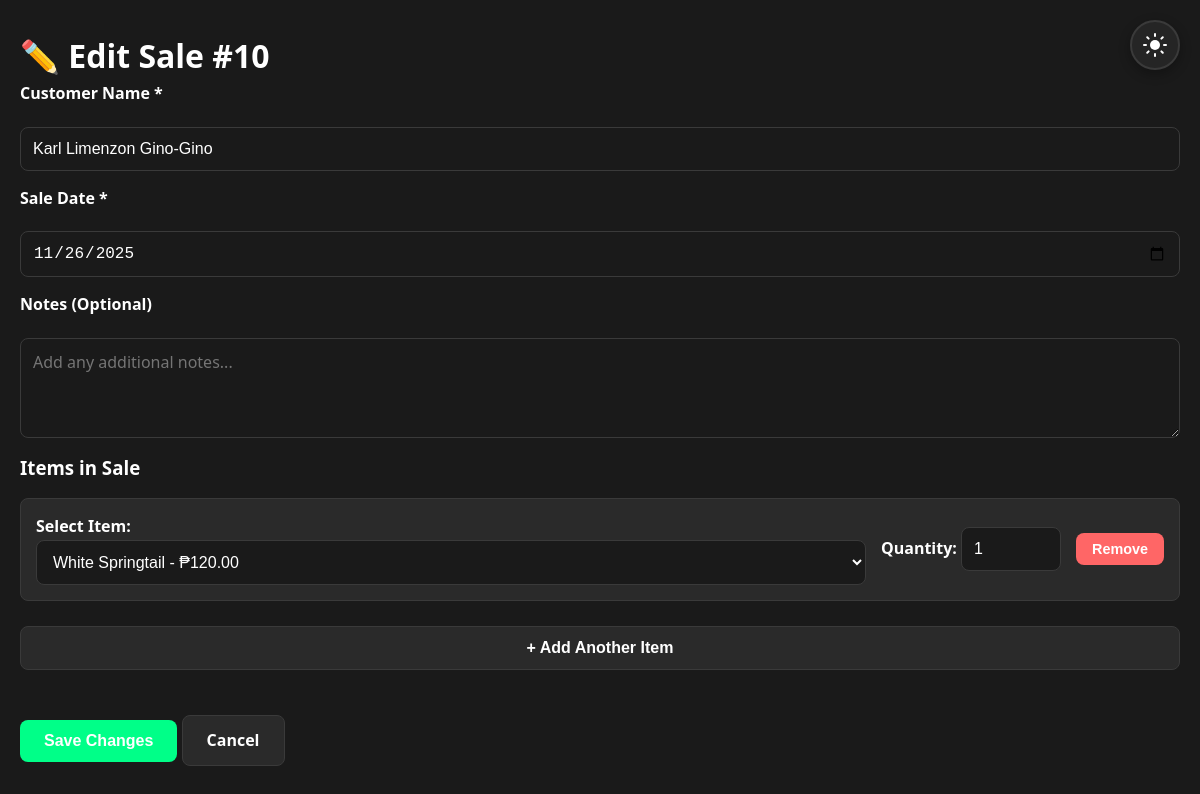
The page /sales/edit/10 on the database its author committed.
### tables this page shows
CREATE TABLE sales (
                    id INTEGER PRIMARY KEY AUTOINCREMENT,
                    customer_name TEXT NOT NULL,
                    date TEXT NOT NULL,
                    total REAL NOT NULL,
                    notes TEXT,
                    created_at TEXT DEFAULT CURRENT_TIMESTAMP
                );

CREATE TABLE sale_items (
                    id INTEGER PRIMARY KEY AUTOINCREMENT,
                    sale_id INTEGER,
                    item_name TEXT,
                    quantity INTEGER,
                    price REAL,
                    subtotal REAL,
                    FOREIGN KEY (sale_id) REFERENCES sales(id) ON DELETE CASCADE
                );

CREATE TABLE items (
                    id INTEGER PRIMARY KEY AUTOINCREMENT,
                    name TEXT NOT NULL UNIQUE,
                    price REAL NOT NULL,
                    active INTEGER DEFAULT 1
                );

### app.py (the view, shortened to what this page needs)
@app.route('/sales/edit/<int:sale_id>', methods=['GET', 'POST'])
def edit_sale(sale_id):
    conn = get_db()
    c = conn.cursor()
    c.execute("SELECT * FROM sales WHERE id=?", (sale_id,))
    sale = c.fetchone()
    if not sale:
        conn.close()
        return "Sale not found", 404
    c.execute("SELECT * FROM sale_items WHERE sale_id=?", (sale_id,))
    sale_items = [dict(row) for row in c.fetchall()]
    items = get_active_items()
    items_json = json.dumps(items)
    conn.close()
    return render_template('edit_sale.html',
                         sale=sale,
                         sale_items=sale_items,
                         items=items,
                         items_json=items_json)

### app.py (called while the page is built)
def get_db():
    conn = sqlite3.connect('sales.db')
    conn.row_factory = sqlite3.Row
    return conn

def get_active_items():
    conn = get_db()
    c = conn.cursor()
    c.execute("SELECT * FROM items WHERE active=1 ORDER BY name")
    items = [dict(row) for row in c.fetchall()]
    conn.close()
    return items

### templates/edit_sale.html (shortened to what this page needs)
<!DOCTYPE html>
<html lang="en">
<head>
    <link rel="stylesheet" href="{{ url_for('static', filename='style.css') }}">
</head>
<body>
    <button class="theme-toggle" onclick="toggleTheme()" aria-label="Toggle theme">
    </button>
    <div class="container">
        <h1>✏️ Edit Sale #{{ sale.id }}</h1>
        <form method="POST" action="{{ url_for('edit_sale', sale_id=sale.id) }}" id="editSaleForm">
            <label for="customer_name">Customer Name *</label>
            <input type="text" id="customer_name" name="customer_name" value="{{ sale.customer_name }}" required>
            <label for="date">Sale Date *</label>
            <input type="date" id="date" name="date" value="{{ sale.date }}" required>
            <label for="notes">Notes (Optional)</label>
            <textarea id="notes" name="notes" placeholder="Add any additional notes...">{{ sale.notes or '' }}</textarea>
            <h3>Items in Sale</h3>
            <div id="items-container">
                {% for item in sale_items %}
                <div class="item-row">
                    <div style="flex: 1;">
                        <label style="margin-bottom: 5px;">Select Item:</label>
                        <select name="item_id" required style="width: 100%; margin: 0;">
                            {% for available_item in items %}
                                <option value="{{ available_item.id }}"
                                    data-price="{{ available_item.price }}"
                                    {% if available_item.name == item.item_name %}selected{% endif %}>
                                    {{ available_item.name }} - ₱{{ "%.2f"|format(available_item.price) }}
                                </option>
                            {% endfor %}
                        </select>
                    </div>
                    <div>
                        <label style="margin-bottom: 5px;">Quantity:</label>
                        <input type="number" name="quantity" min="1" value="{{ item.quantity }}" required style="width: 100px; margin: 0;">
                    </div>
                    <div style="display: flex; align-items: flex-end;">
                        <button type="button" class="btn btn-danger btn-small" onclick="removeItem(this)" style="margin: 0;">Remove</button>
                    </div>
                </div>
                {% endfor %}
            </div>
            <button type="button" class="btn btn-secondary" onclick="addItem()">+ Add Another Item</button>
            <div style="margin-top: 30px;">
                <button type="submit" class="btn">Save Changes</button>
                <a href="{{ url_for('view_sales') }}" class="btn btn-secondary">Cancel</a>
            </div>
        </form>
    </div>
</body>
</html>

### static/style.css (style rules this page uses)
:root { --bg-primary: #ffffff; --bg-secondary: #f5f5f5; --bg-card: #ffffff; --text-primary: #1a1a1a; --text-secondary: #666666; --border-color: #e0e0e0; --accent-primary: #00cc77; --accent-success: #00cc77; --accent-danger: #ff4444; --accent-warning: #ffaa00; --shadow: 0 2px 8px rgba(0, 0, 0, 0.1); --hover-bg: #f0f0f0; --chart-icon-color: #666666; }
[data-theme="dark"] { --bg-primary: #1a1a1a; --bg-secondary: #2a2a2a; --bg-card: #252525; --text-primary: #ffffff; --text-secondary: #a0a0a0; --border-color: #3a3a3a; --accent-primary: #00ff88; --accent-success: #00ff88; --accent-danger: #ff6666; --accent-warning: #ffcc00; --shadow: 0 4px 12px rgba(0, 0, 0, 0.3); --hover-bg: #2f2f2f; --chart-icon-color: #a0a0a0; }
* { margin: 0; padding: 0; box-sizing: border-box; }
body { font-family: 'Segoe UI', system-ui, -apple-system, sans-serif; background: var(--bg-primary); color: var(--text-primary); line-height: 1.6; transition: background-color 0.3s ease, color 0.3s ease; }
.container { max-width: 1400px; margin: 0 auto; padding: 30px 20px; }
.theme-toggle { position: fixed; top: 20px; right: 20px; background: var(--bg-card); border: 2px solid var(--border-color); border-radius: 50%; width: 50px; height: 50px; cursor: pointer; display: flex; align-items: center; justify-content: center; transition: all 0.3s ease; z-index: 1000; box-shadow: var(--shadow); }
.theme-toggle svg { width: 24px; height: 24px; color: var(--text-primary); }
.theme-toggle .sun-icon { display: none; }
[data-theme="dark"] .theme-toggle .sun-icon { display: block; }
.btn { display: inline-block; padding: 12px 24px; background: var(--accent-primary); color: #ffffff; text-decoration: none; border: none; border-radius: 8px; cursor: pointer; font-size: 1rem; font-weight: 600; transition: all 0.3s ease; text-align: center; }
.btn-secondary { background: var(--bg-secondary); color: var(--text-primary); border: 1px solid var(--border-color); }
.btn-danger { background: var(--accent-danger); color: #ffffff; }
.btn-small { padding: 8px 16px; font-size: 0.9rem; }
form { display: flex; flex-direction: column; gap: 15px; }
label { font-weight: 600; color: var(--text-primary); margin-bottom: 5px; }
input[type="text"], input[type="number"], input[type="date"], select, textarea { padding: 12px; border: 1px solid var(--border-color); border-radius: 8px; font-size: 1rem; background: var(--bg-primary); color: var(--text-primary); transition: all 0.3s ease; }
textarea { min-height: 100px; resize: vertical; font-family: inherit; }
.item-row { display: flex; gap: 15px; align-items: center; padding: 15px; background: var(--bg-secondary); border: 1px solid var(--border-color); border-radius: 8px; margin-bottom: 10px; }

### rows shown on the page
sales: id "10", customer_name "Karl Limenzon Gino-Gino", date "11/26/2025"
sale_items: item_id "White Springtail - ₱120.00", quantity "1"
